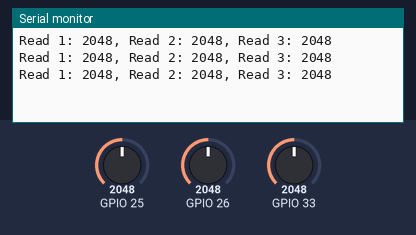
A sketch run on a simulated ESP32. On the bench: the last lines printed to the serial monitor. Inputs (shaded band) come from the test bench; at power-on: GPIO 25 = 2048, GPIO 26 = 2048, GPIO 33 = 2048.

Above: at 1.3 s.
1.4 s: GPIO 25 set to 2866
At 1.9 s:
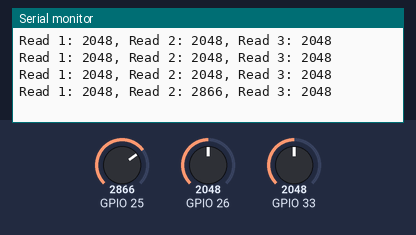
2.9 s: GPIO 26 set to 2866
At 3.4 s:
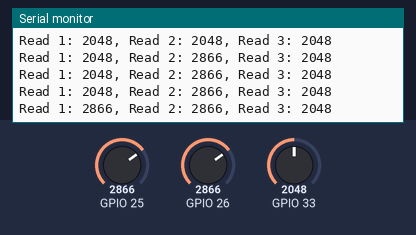
4.4 s: GPIO 33 set to 2866
At 4.9 s:
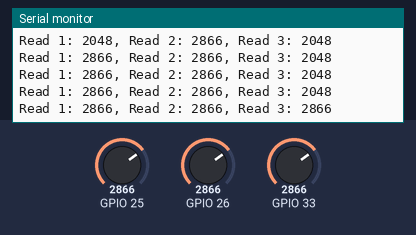
5.9 s: GPIO 25 set to 3603
At 6.4 s:
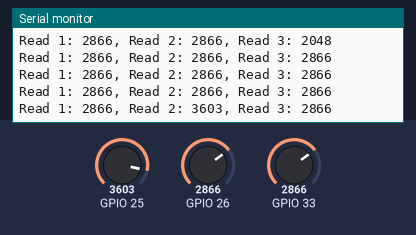
7.4 s: GPIO 26 set to 3603
At 7.9 s:
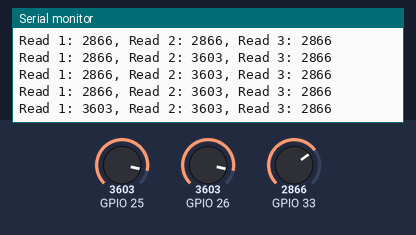
8.9 s: GPIO 33 set to 3603
At 9.4 s:
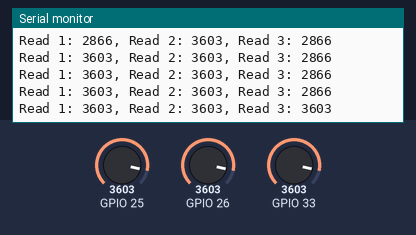
Timing chart, 0 to 11.4 s (numbered marks = the images above; inputs shaded):
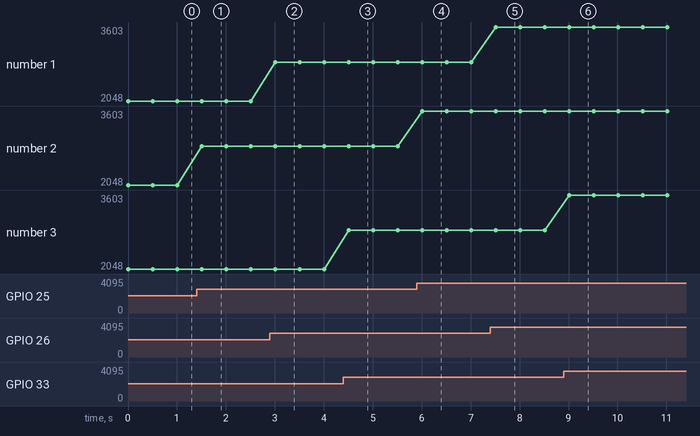

Measured:
- after the input at 1.4 s, the serial monitor: prints a new line after 0.10 s (image 1)
- after the input at 2.9 s, the serial monitor: prints a new line after 0.10 s (image 2)
- after the input at 4.4 s, the serial monitor: prints a new line after 0.11 s (image 3)
- after the input at 5.9 s, the serial monitor: prints a new line after 0.11 s (image 4)
- after the input at 7.4 s, the serial monitor: prints a new line after 0.11 s (image 5)
- after the input at 8.9 s, the serial monitor: prints a new line after 0.11 s (image 6)
- plotted number 2: 2048 → 2866 after the input at 1.4 s, 2866 → 3603 after the input at 5.9 s

The sketch:

read_potentio.ino
```cpp
void setup()
{
  Serial.begin(115200);
  pinMode(26, INPUT);
  pinMode(25, INPUT);
  pinMode(33, INPUT);
}

void loop()
{
  Serial.print("Read 1: ");
  Serial.print(analogRead(26));

  Serial.print(", Read 2: ");
  Serial.print(analogRead(25));

  Serial.print(", Read 3: ");
  Serial.println(analogRead(33));

  delay(500);
}
```
